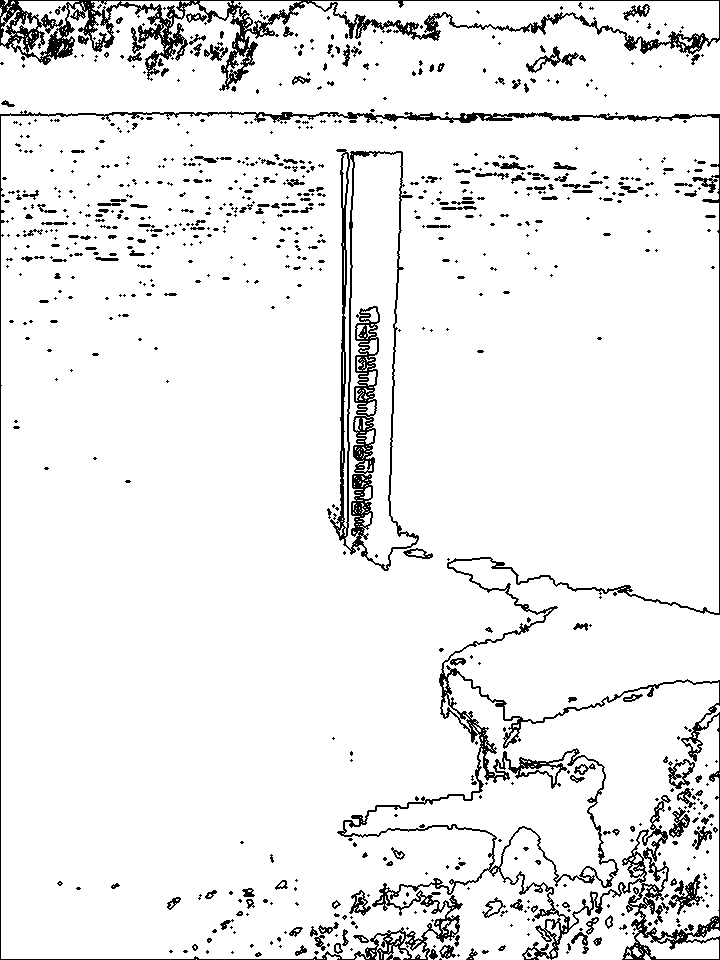
#> input picture edgeDetect/IMG_3289.PNG, 720 x 960 px
$ python morph.py
#> lines starting #> are read from the running program, lines starting #| are printed output that depends on the picture; after the words box and inside, x2 and y2 are one past the last pixel; in counts of white or black regions, pixels touching at a corner belong together
import cv2
import numpy as np

def dilation(inFile, outFile, dkernel, iterations):
#> called with inFile = 'IMG_3289.PNG', outFile = 'dilation.png', dkernel = array of shape (5, 3), iterations = 1
        img = cv2.imread(inFile, cv2.IMREAD_GRAYSCALE)
#> img: shape (960, 720); 92.9% white; black in thin lines or dots
        img = cv2.dilate(img, dkernel, iterations)
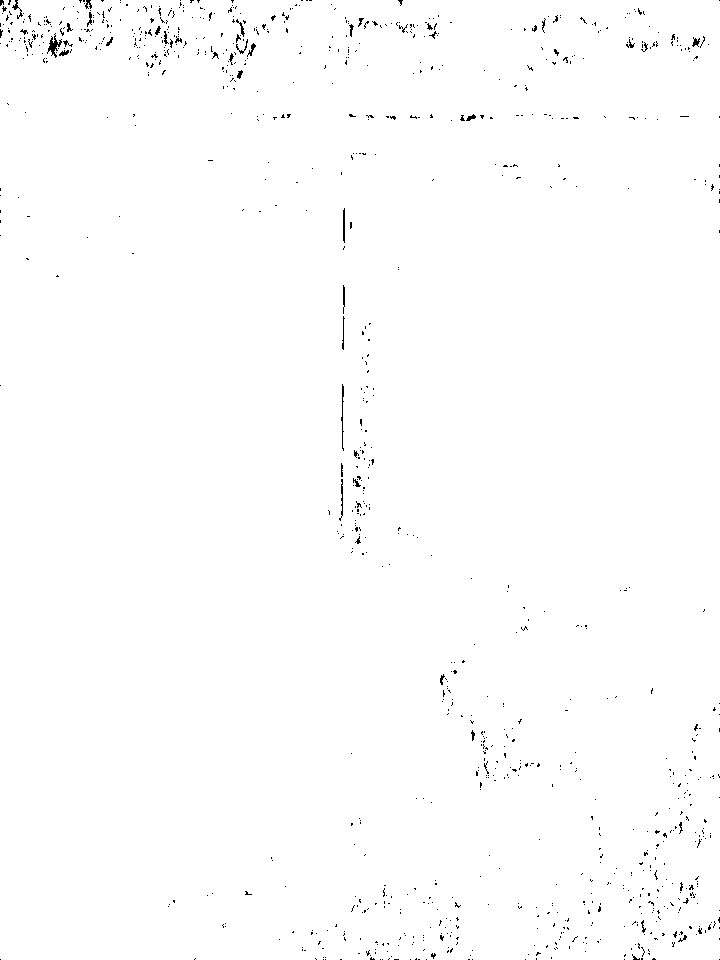
#> img: shape (960, 720); 99.3% white; black in thin lines or dots
        cv2.imwrite(outFile, img)

def erosion(inFile, outFile, ekernel, iterations):
#> called with inFile = 'IMG_3289.PNG', outFile = 'erosion.png', ekernel = array of shape (10, 10), iterations = 1
    img = cv2.imread(inFile, cv2.IMREAD_GRAYSCALE)
    img = cv2.erode(img, ekernel, iterations)
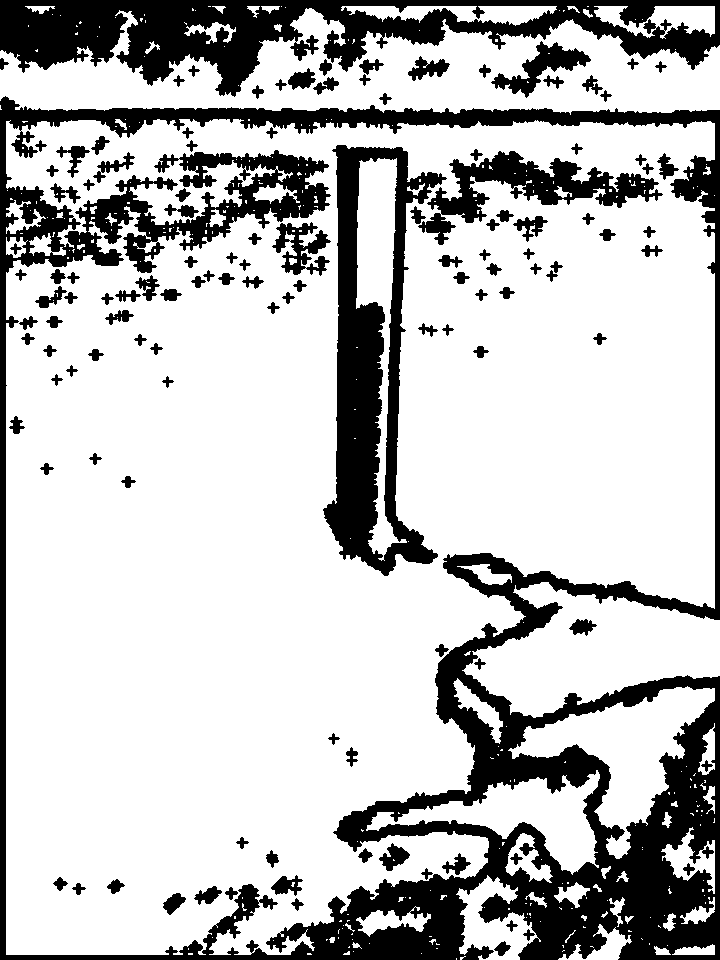
#> img: shape (960, 720); 75.1% white; 124 black regions, largest, box (x1, y1, x2, y2) and area: (0, 96, 720, 960) 96615, (0, 0, 720, 97) 30148, (323, 145, 447, 576) 20848
    cv2.imwrite(outFile, img)

#seHeight = input("Please input the height of structing element (pixel): ")
#seWidth = input("Please input the width of structing element (pixel): ")
se = np.array([[1, 1, 1, 1, 1, 1, 1, 1, 1, 1],
               [0, 0, 0, 0, 0, 0, 0, 0, 0, 1],
               [0, 0, 0, 0, 0, 0, 0, 0, 0, 1],
               [0, 0, 0, 0, 0, 0, 0, 0, 0, 1],
               [0, 0, 0, 0, 0, 0, 0, 0, 0, 1]], dtype=np.uint8)
dilation("IMG_3289.PNG", "dilation.png", cv2.getStructuringElement(cv2.MORPH_CROSS,
    (3, 5)), 1)
erosion("IMG_3289.PNG", "erosion.png", cv2.getStructuringElement(cv2.MORPH_CROSS,
    (10, 10)), 1)
#erosion(, seHeight, seWidth)

$ run again, with edgeDetect/IMG_3290.PNG copied over edgeDetect/IMG_3289.PNG
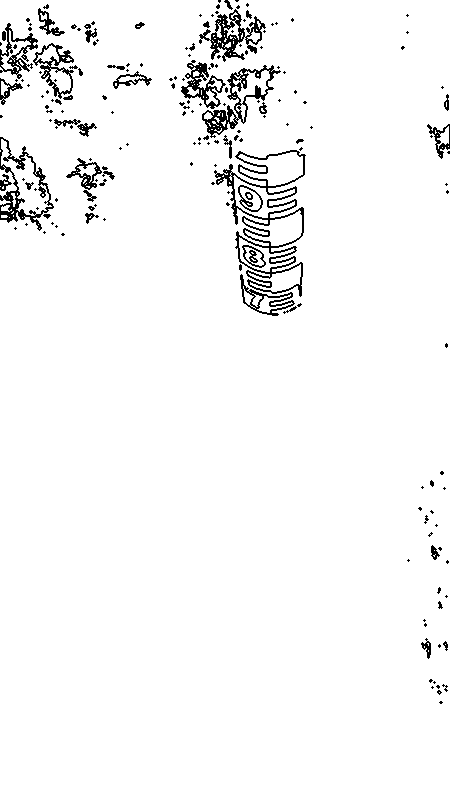
#> input picture edgeDetect/IMG_3290.PNG, 450 x 800 px
#> in dilation, `img = cv2.dilate(img, dkernel, iterations)`:
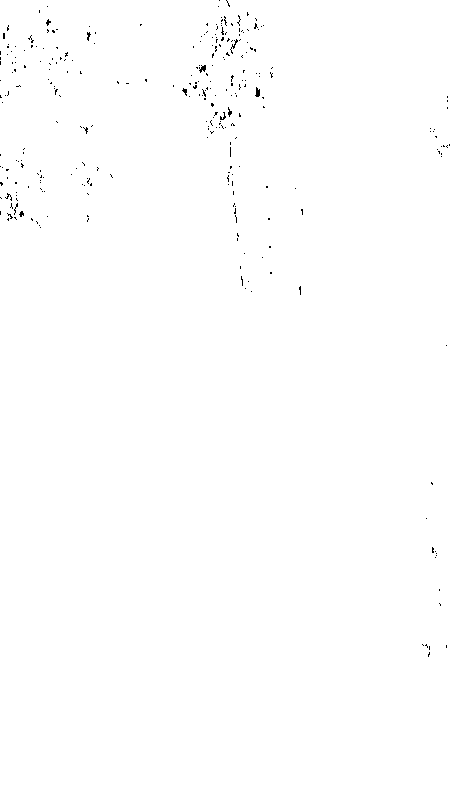
#> img: shape (800, 450); 99.7% white; black in thin lines or dots, all inside (x1, y1, x2, y2) = (0, 0, 450, 657)
#> in erosion, `img = cv2.erode(img, ekernel, iterations)`:
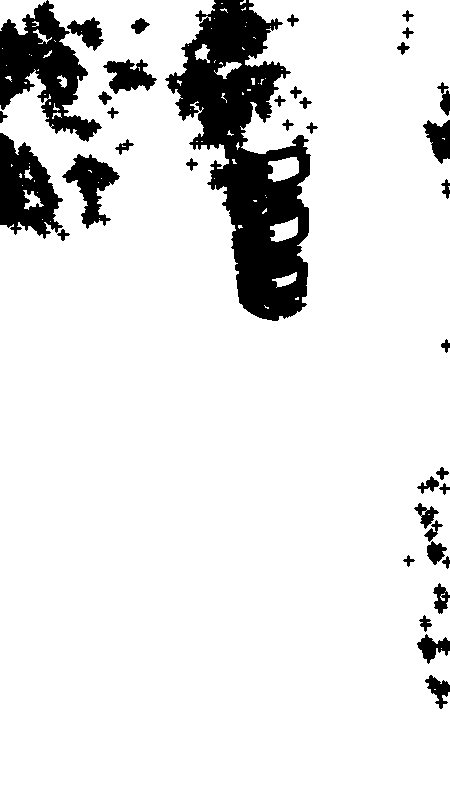
#> img: shape (800, 450); 88.8% white; 38 black regions, largest, box (x1, y1, x2, y2) and area: (165, 0, 311, 321) 21571, (0, 0, 102, 142) 6523, (0, 133, 63, 239) 3984

$ run again, with edgeDetect/IMG_3291.PNG copied over edgeDetect/IMG_3289.PNG
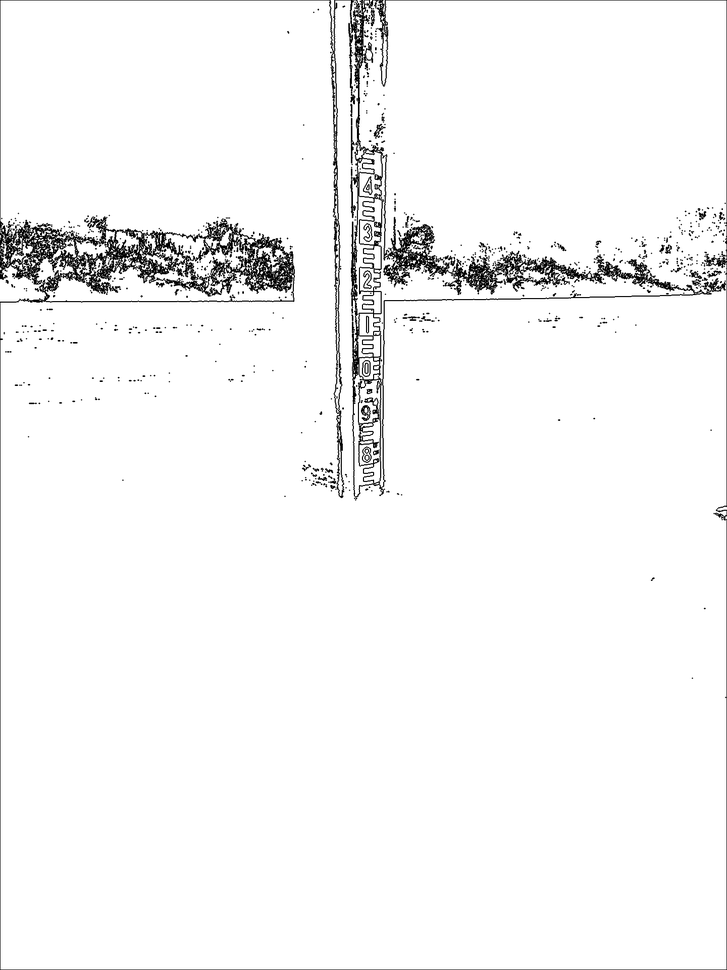
#> input picture edgeDetect/IMG_3291.PNG, 727 x 970 px, shrunk from 1440 x 1920 before the run
#> in dilation, img is the input picture: shape (970, 727); min 0, max 255, mean 246.2
#> in dilation, `img = cv2.dilate(img, dkernel, iterations)`:
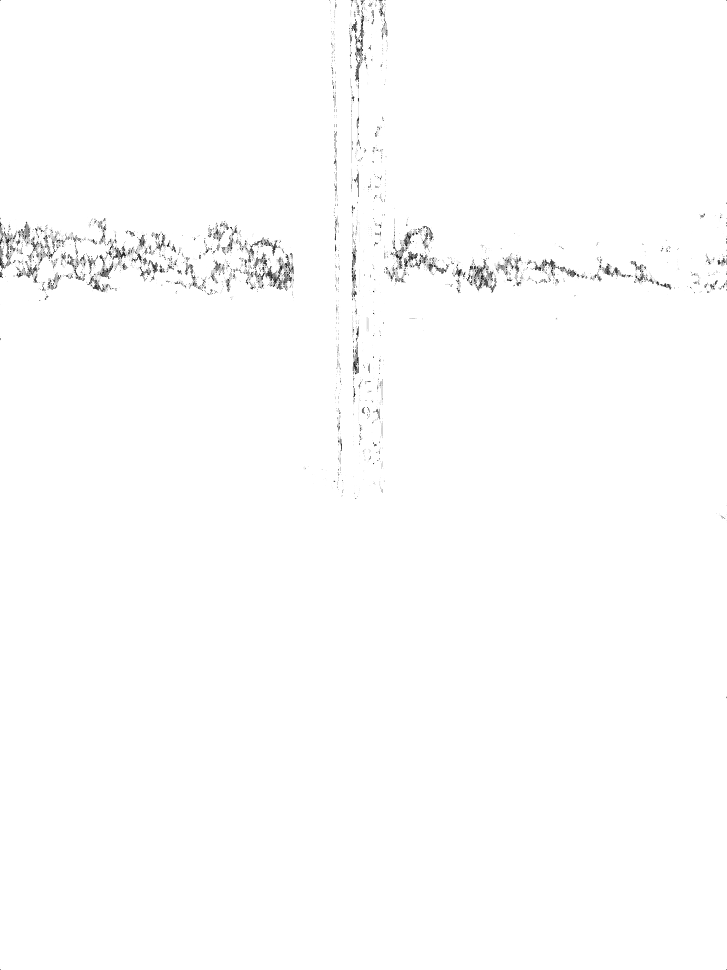
#> img: shape (970, 727); min 1, max 255, mean 253.3
#> in erosion, `img = cv2.erode(img, ekernel, iterations)`:
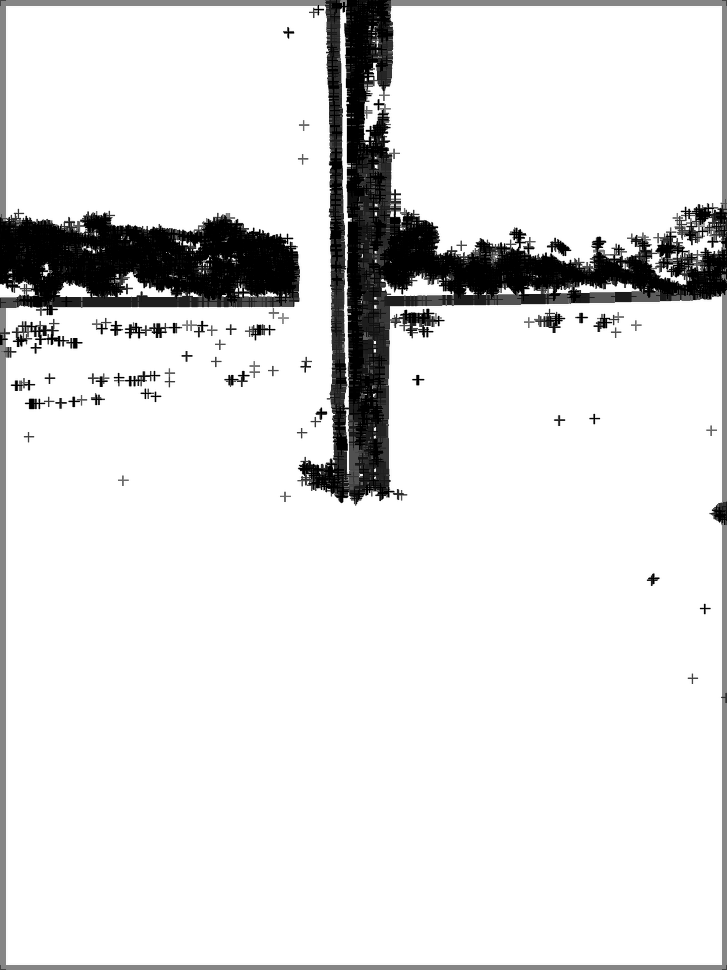
#> img: shape (970, 727); min 0, max 255, mean 226.9
